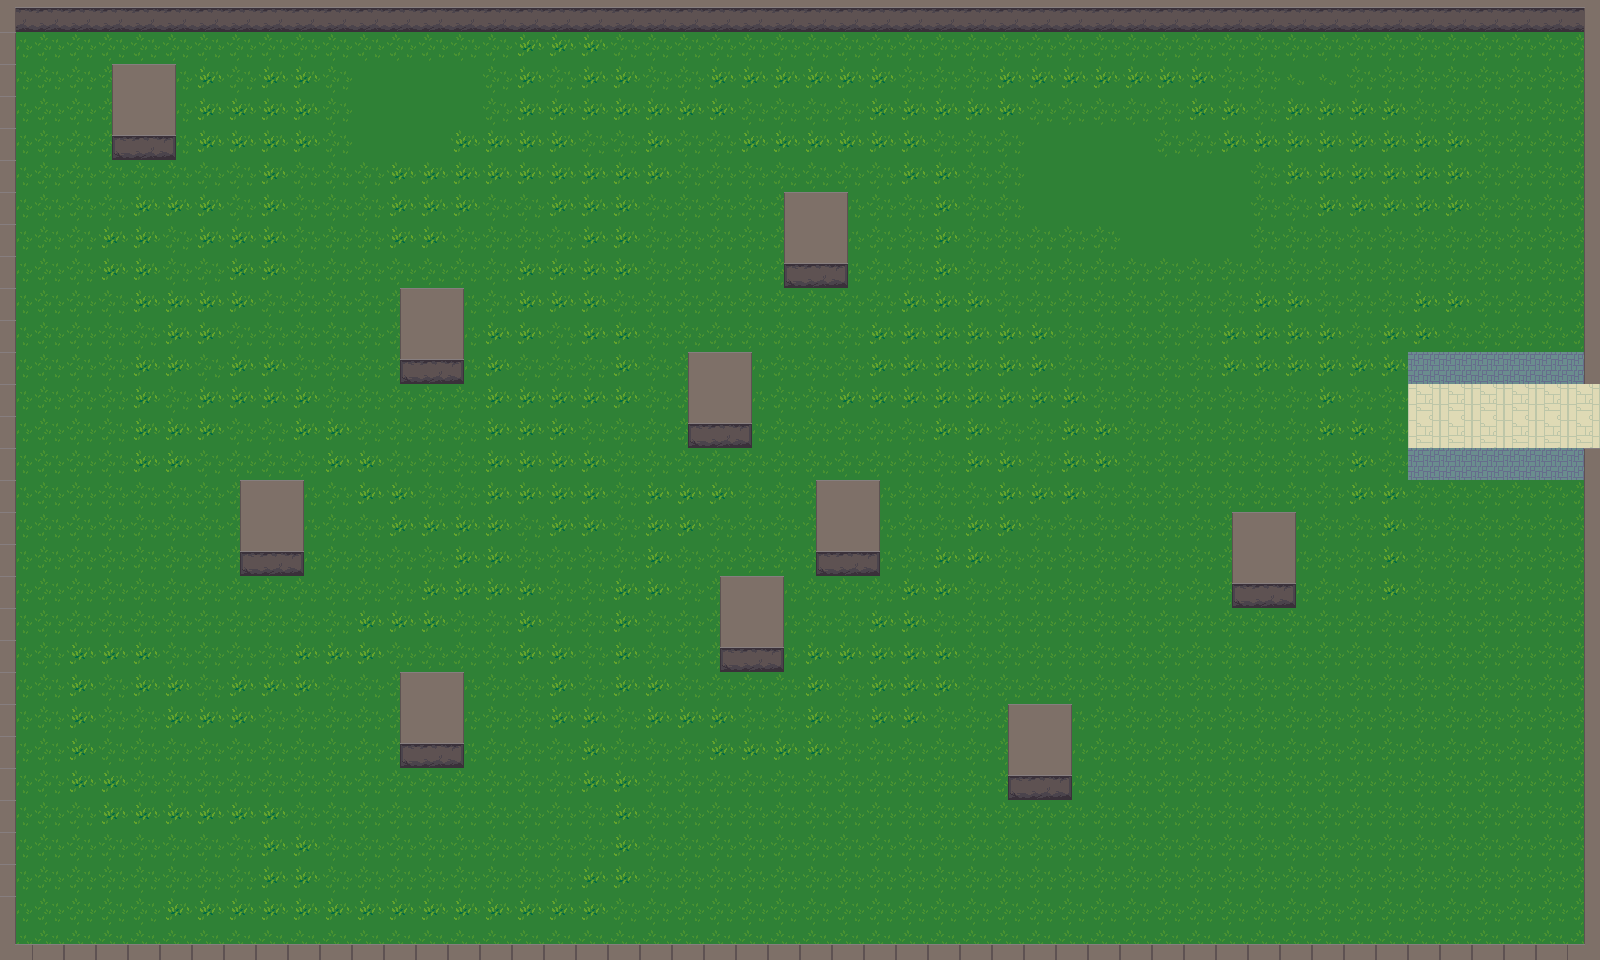

Below is a game level as drawn by its tile map, then a one-line description and the .tmx that defines it (tile-layer data replaced by summaries):
An orthogonal 50x30 tile map with 32x32 px tiles, 2 tile layers (hierba, pared), 3 tilesets and 17 objects (15x wall, Player, transition).

<map version="1.2" tiledversion="1.3.4" orientation="orthogonal" renderorder="right-down" width="50" height="30" tilewidth="32" tileheight="32" infinite="0" nextlayerid="4" nextobjectid="28">
 <tileset firstgid="1" source="grass.tsx" />
 <tileset firstgid="19" source="cement.tsx" />
 <tileset firstgid="37" source="../map2/castle.tsx" />
 <layer id="1" name="hierba" width="50" height="30">
  <data>[1500 cells, 1500 non-empty, 3 distinct tile ids]</data>
 </layer>
 <layer id="2" name="pared" width="50" height="30">
  <data>[1500 cells, 625 non-empty, 19 distinct tile ids]</data>
 </layer>
 <objectgroup id="3" name="obstacles">
  <object id="1" name="wall" x="96" y="64.3333" width="96" height="96" />
  <object id="3" name="Player" x="1272" y="424" width="32" height="32" />
  <object id="4" name="wall" x="0" y="0" width="1600" height="32" />
  <object id="5" name="wall" x="1584" y="32" width="16" height="352" />
  <object id="6" name="wall" x="0" y="944" width="1584" height="16" />
  <object id="7" name="wall" x="0" y="32" width="16" height="912" />
  <object id="8" name="wall" x="1584" y="448" width="16" height="512" />
  <object id="9" name="transition" x="1616" y="384" width="16" height="64">
   <properties>
    <property name="goto" value="maps/map2/map2.tmx" />
   </properties>
  </object>
  <object id="19" name="wall" x="384.167" y="287.333" width="96" height="96" />
  <object id="20" name="wall" x="672.167" y="352" width="96" height="96" />
  <object id="21" name="wall" x="768.167" y="192.667" width="96" height="96" />
  <object id="22" name="wall" x="800.167" y="479.333" width="96" height="96" />
  <object id="23" name="wall" x="702.833" y="576" width="96" height="96" />
  <object id="24" name="wall" x="384.833" y="672.667" width="96" height="96" />
  <object id="25" name="wall" x="224.167" y="481.333" width="96" height="96" />
  <object id="26" name="wall" x="992.833" y="705.333" width="96" height="96" />
  <object id="27" name="wall" x="1217.5" y="510.667" width="95.6667" height="96" />
 </objectgroup>
</map>
